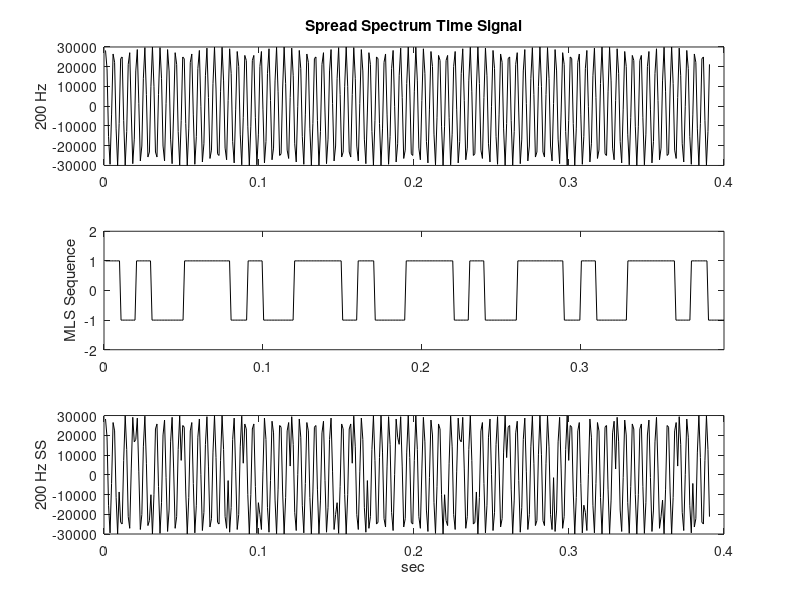

Here is the MATLAB script that generated this plot: (Note: this script raises an error after producing the figure.)
% maximal length spread spectrum signal generator
% Dave Swanson, 21 August, 1996, Experimental test version for Doug

% n=7, 127 element chip sequence [7,1]s
% just set n as 11,7,6,5,4,3, or 2
n=3;						% n=7 is denoted as [7,1]s
nchips=2.^n - 1;
chips=zeros([1 nchips]);
%rand('seed',0);
%reg=round(rand(1, 11));		% randomize initial registers
reg=[1 0 1 0 1 0 0 0 0 0 0];	% fixed start (same results for comparisons)

for nn=1:nchips,
  chips(nn)=reg(n);			% works for n=2,3,4,5,6,7,11
  reg(11)=reg(10);
  reg(10)=reg(9);
  reg(9)=reg(8);
  reg(8)=reg(7);
  reg(7)=reg(6);
  reg(6)=reg(5);
  reg(5)=reg(4);
  reg(4)=reg(3);
  reg(3)=reg(2);
  reg(2)=reg(1);
  reg(1)=reg(1)+chips(nn);
  if reg(1) > 1,			% modulo 2 sum needed
	 reg(1)=0;
  end;	
end;
% chips is an MLS 0 - 1 sequence
% other convenient sequences - Dixon, Table 3.7
%	n		2^n-1		sequence
%	2		3			[2,1]s
%	3		7			[3,1]s
%	4		15			[4,1]s
%	5		31			[5,1]s
%	6		63			[6,1]s
%	7		127			[7,1]s
%	9		511			[9,4]s
%	10		1023		[10,3]s
%	11		2047		[11,1]s
%	15		32767		[15,1]s


chips2=chips.*2-1;	% make it a +-1 sequence

%Yf=fft(chips2);
%Yfa=Yf.*conj(Yf);
%ya=real(ifft(Yfa));	% check to see if circular autocor is ok
%plot(real(ya(1:20));

% ok lets make a sinewave in a npts vector

npts=16384;
fs=1024;		% sample rate
c=350;			% speed of sound
mlsres=c/fs;	% system resolution in m/bin
%f0=11;
%f0=64;			% carrier freq in Hz
f0=200;
%f0=205;
arg=2*pi*f0/fs;
nt=1:npts;

Amp=30000;
y=Amp.*sin(arg.*nt);

% now set the chip rate and make biphase modulation vector
% the same length as y repeating MLS sequence if necessary

c=350;					% speed of sound
%chiprate=4;			% chips per second
%chiprate=16;			% chips per second
%chiprate=33;			% chips per second
chiprate=100;			% chips per second
chiprateT=1/chiprate;	% chip period in seconds
chiplength=c*chiprateT	% length of 1 chip in m

mlsrate=chiprate/nchips;
mlsrateT=1/mlsrate;
mlslength=c*mlsrateT	% length of mls sequence in m

Ts=1/fs;				% sample period in seconds

% scroll through the chips to make a vector same length as y
time=Ts.*nt;			% time of each sample
biphasemod=zeros(size(y));	% modulation vector
chipoffset=1;			% pointer to current chip in sequence
modoffset=1;			% pointer into modulation vector sample

for k=1:npts,
	if time(k) < modoffset*chiprateT,
		biphasemod(k)=chips2(chipoffset);
	else
		chipoffset=chipoffset+1;
		modoffset=modoffset+1;
		if chipoffset > nchips,
			chipoffset=1;
		end;
		biphasemod(k)=chips2(chipoffset);
	end;
end;

yss=y.*biphasemod;		% spread spectrum signal f0+=chiprate in main lobe
%yss=nz;				% white noise in case you want to compare

nppts=400;
figure(1);
subplot(3,1,1),plot(time(1:nppts),y(1:nppts),'k');
title('Spread Spectrum Time Signal');
buf=sprintf('%.f Hz',f0);
ylabel(buf);

subplot(3,1,2),plot(time(1:nppts),biphasemod(1:nppts),'k');
ylabel('MLS Sequence');
axis([0 time(nppts) -2 2]);

subplot(3,1,3),plot(time(1:nppts),yss(1:nppts),'k');
xlabel('sec');
buf=sprintf('%.f Hz SS',f0);
ylabel(buf);

fftsize=512;			% fft size

fftbuflength=c*Ts*fftsize	% fft buffer length in m
Pyf=spectrum(yss,fftsize);	% Pyf(:,1) is power spec
							% Pyf(:,2) is confidence interval
nave=fix(npts/fftsize);		% number of averages done

% plot the spread spectrum signal out
freqscl=linspace(0,((.5*fftsize-1)/(.5*fftsize))*fs/2,fftsize/2);

figure(2);
plot(freqscl,10.*log10(Pyf(1:fftsize/2,1)),'k');
xlabel('Hz');
ylabel('dB');
title('Transmitted Spreadspectrum');


% create one big FFT to do precise propagation (time delay)

Yf=fft(yss);

% "duct" prop model

Xd1=33.;			% path 1 dist
w=linspace(-pi*fs,+pi*fs*(npts-1)/npts,npts);
jkx1=-j.*w.*Xd1./c;

Xd2=38.;			% path 2 dist 
jkx2=-j.*w.*Xd2./c;

prop=fftshift(exp(jkx1) + exp(jkx2));	% shift to matlab format

% prop spread spectrum data, invert FFT and add noise
Yfprop=Yf.*prop;
Nzlev=0;
yssprop=ifft(Yfprop)+Nzlev.*randn(size(yss));

spec=0;				% set to 1 for Hanning window, 0 rectangular window 
					% 2 for circular correlation corrected
if spec == 1
	P=spectrum(yss, yssprop,fftsize);
	Txy=P(:,4).';	% get transfer fcn
end;

if spec == 0		% I may modify this to correct for circular correlation...
  Txy=zeros([1 fftsize]);
  xspec=zeros([1 fftsize]);
  for nf=1:nave,
	in=yss((1+(nf-1)*fftsize):(nf*fftsize));
	out=yssprop((1+(nf-1)*fftsize):(nf*fftsize));
	inF=fft(in);
	outF=fft(out);
	Txy=Txy+outF./inF;		% straightforward averages transfer fcn
	xspec=xspec+outF.*conj(inF);
  end;
  Txy=Txy./nave;
  xspec=xspec./nave;	
end;

if spec == 2		% to correct for circular correlation...
  Txy=zeros([1 fftsize]);
  for nf=1:nave,
    in=zeros([1 fftsize]);
	in(1+.5*fftsize:fftsize)=yss((1+(nf-.5)*fftsize):((nf)*fftsize));	% half buffer
	out=yssprop((1+(nf-1)*fftsize):(nf*fftsize));
	inF=fft(in);
	outF=fft(out);
	Txy=Txy+outF./inF;		% straightforward averages transfer fcn
  end;
  Txy=Txy./nave;
end;


% ifft to get response vs distance
xdata=abs(ifft(Txy));

% determine distance window to plot response
xscale=linspace(0,fftbuflength*(fftsize-1)/fftsize,fftsize);
xstart=.95*Xd1;
xstop=1.05*Xd2;
nstart=fix(xstart/(c*Ts));
nstop=round(xstop/(c*Ts));
if nstop > .5*fftsize
	nstop=.5*fftsize;
end;

nstart=1;
nstop=fftsize/2;

figure(3);
plot(xscale(nstart:nstop),xdata(nstart:nstop),'k');
xlabel('distance in m');
ylabel('magnitude');
title('Transfer Fcn Distance Measurement');

figure(4);
subplot(2,1,1), plot(freqscl,(180/pi).*angle(Txy(1:fftsize/2)),'k');
axis([0 512 -180 180]);
title('Channel Transfer Fcn');
ylabel('deg');
subplot(2,1,2), plot(freqscl,20.*log10(abs(Txy(1:fftsize/2))),'k');
ylabel('dB');
axis([0 512 -30 30]);

xcorr=abs(ifft(xspec));
figure(5);
plot(xscale(nstart:nstop),xcorr(nstart:nstop),'k');
xlabel('distance in m');
ylabel('magnitude');
title('Correlation Distance Measurement');
